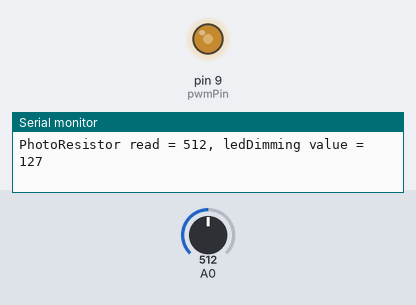
This sketch was run on a simulated Arduino Uno, built with avr-gcc and run on an emulated ATmega328P. Parts: output pins drawn as LEDs (lit = HIGH), the last lines printed to the serial monitor. The inputs (shaded band) are chosen by the test bench; at power-on: A0 = 512.

Above: at 1.2 s.
1.3 s: A0 set to 716
At 2.0 s:
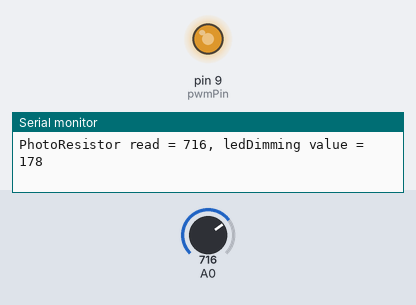
2.8 s: A0 set to 900
At 3.6 s:
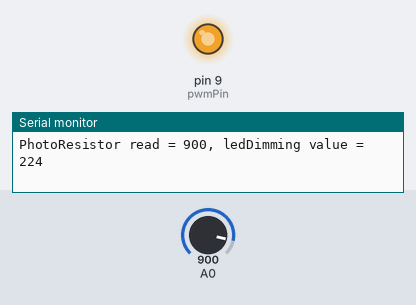
4.3 s: A0 set to 420
At 5.2 s:
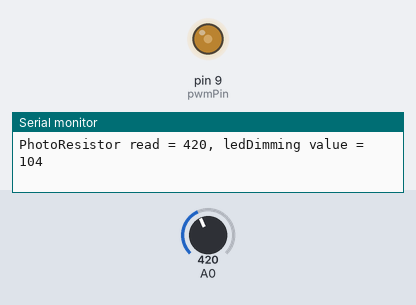
7.3 s: A0 set to 387
At 8.4 s:
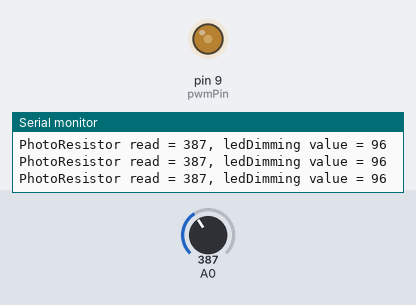
10.3 s: A0 set to 122
At 11.5 s:
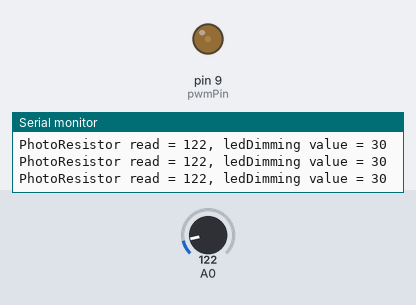
11.8 s: A0 set to 511
At 13.1 s:
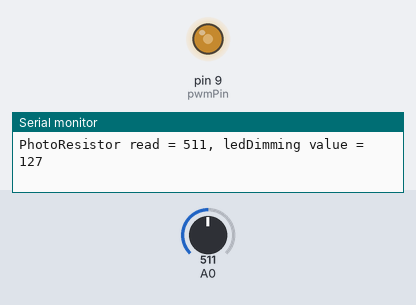
Timing chart, 0 to 14.3 s (numbered marks = the images above; inputs shaded):
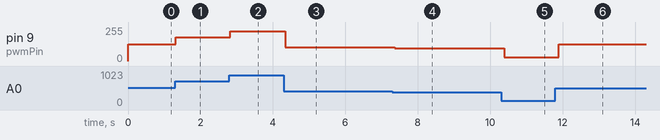

The sketch:

______LED__.ino
```cpp
int sensorValue=0;
int ledDimming=0;
int pwmPin=9;

void setup() {
  // put your setup code here, to run once:
  pinMode(A0,INPUT);
  Serial.begin(9600);

  pinMode(pwmPin, OUTPUT);
}

void loop() {
  // put your main code here, to run repeatedly:
  sensorValue=analogRead(A0);
  Serial.print("PhotoResistor read = ");
  Serial.print(sensorValue);
  ledDimming = map(sensorValue, 0, 1023,  0, 255);
  if(ledDimming < 0)ledDimming = 0;

  Serial.print(", ledDimming value = ");
  Serial.println(ledDimming);
  analogWrite(pwmPin, ledDimming);
  delay(100);
 //println(sensorRead);
}
```

Measured:
- after the input at 1.3 s, pin 9 (pwmPin): 127/255 → 178/255 at once
- after the input at 2.8 s, pin 9 (pwmPin): 178/255 → 224/255 at once
- after the input at 4.3 s, pin 9 (pwmPin): 224/255 → 104/255 at once
- after the input at 7.3 s, pin 9 (pwmPin): 104/255 → 96/255 after 0.06 s
- after the input at 10.3 s, pin 9 (pwmPin): 96/255 → 30/255 after 0.08 s
- after the input at 11.8 s, pin 9 (pwmPin): 30/255 → 127/255 after 0.10 s
